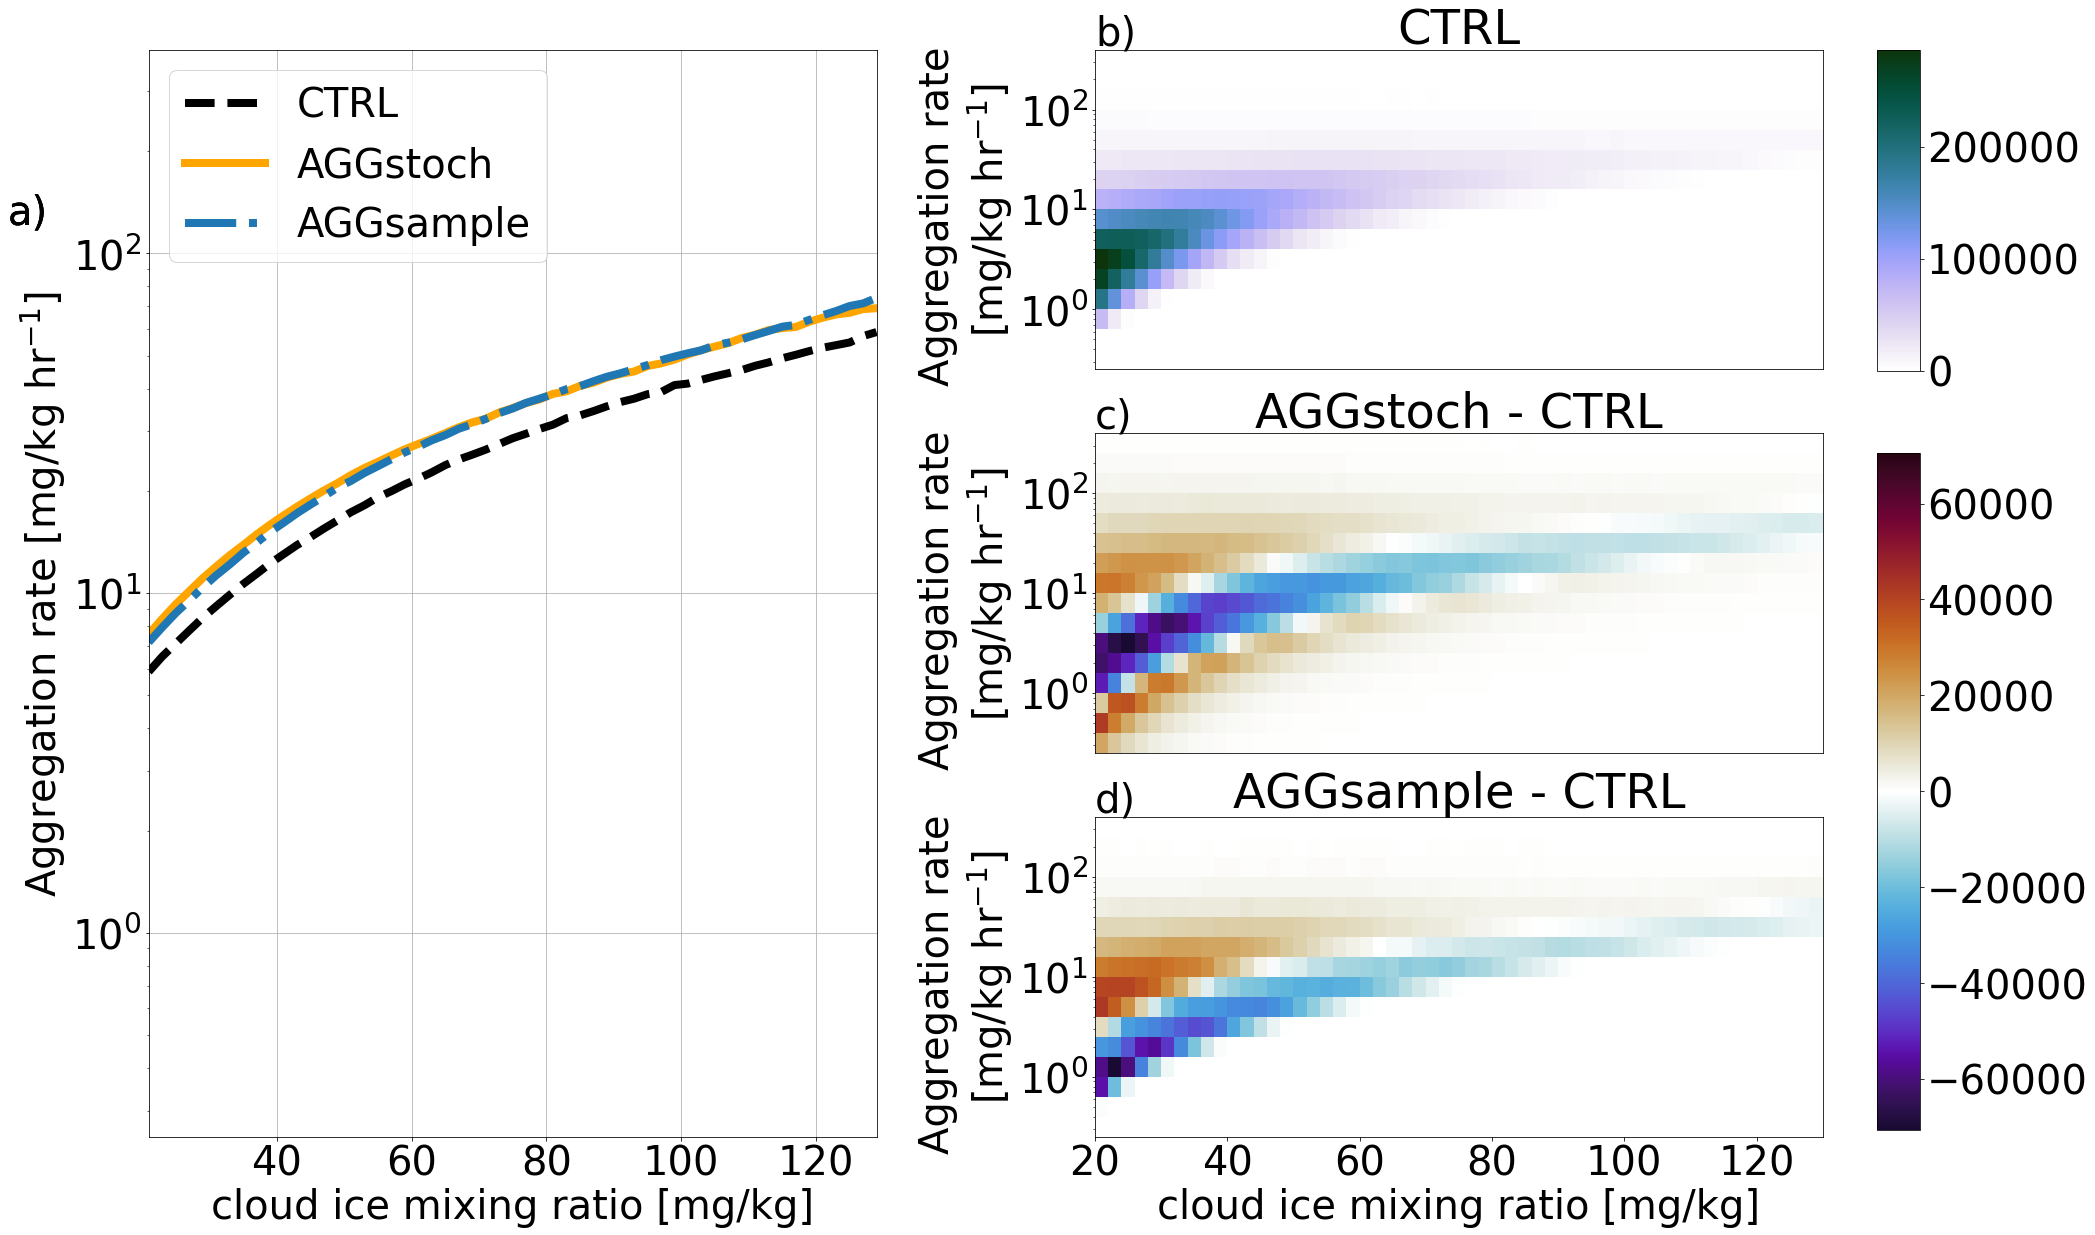

This chart was generated by the following Python code:
#!/usr/bin/env python3
# -*- coding: utf-8 -*-
"""
Created on Wed Sep  6 17:11:47 2023

@author: b380620
"""


import numpy as np
import matplotlib.pyplot as plt
import cartopy.crs as ccrs
from netCDF4 import Dataset
import matplotlib.colors as colors
import xarray as xr
from xhistogram.xarray import histogram
import matplotlib
from matplotlib.gridspec import GridSpec
import cmasher as cmr

matplotlib.rcParams.update({'font.size': 40}) 

ipath = '/work/bb1093/b380620/icon-A_out/'
EXPS = ['icon_aes_ctrl','icon_aes_agg_stoch','icon_aes_agg_stoch_sample']
names = ['CTRL','AGGstoch','AGGsample']
colors = ['black','orange','C0']
markers = ['--','-','-.']

cmap = cmr.horizon_r


plt.figure(figsize=(30,20))

bin_step = 2.
cli_bins_edges   = np.arange(20,130+bin_step,bin_step)
cli_bins_centers = cli_bins_edges[0:-1]+bin_step/2

nedg = len(cli_bins_edges)

st = 10
end = 50

fig = plt.figure(figsize=(30, 20))
gs = GridSpec(nrows=3, ncols=2)

ax0 = fig.add_subplot(gs[:, 0])
edges_cli = cli_bins_edges#np.arange(20,135,5)
edges_agg = 10**(np.arange(-0.6,2.8,0.2))

letters = ['b)','c)','d)']


for iexp, iname in zip(EXPS,names):
    ik = EXPS.index(iexp)
    ifile = ipath+iexp+'/'+iexp+'_1990.nc'
    
    print(ifile)
    
    data = xr.open_dataset(ifile)
    agg = data.aggdiag
    cli = data.cli*1e6
    data.close()

        
    bias = abs(agg*1e6*3600)
    
    bias_bins = []
    bias_max = []
    bias_min = []
    std = []
    
    #h = histogram(bias,bins=cli_bins_edges)

    for ibin in range(nedg-1):
        bias_bins.append(bias.where((cli>cli_bins_edges[ibin])&(cli<cli_bins_edges[ibin+1])).mean().values)
        print(cli_bins_centers[ibin])
        #std.append(bias.where((cli>cli_bins_edges[ibin])&(cli<cli_bins_edges[ibin+1])).std().values)
        #bias_min.append(bias_bins[ibin]-std[ibin])
        #bias_max.append(bias_bins[ibin]+std[ibin])
        #bias_max.append(bias.where((cli>cli_bins_edges[ibin])&(cli<cli_bins_edges[ibin+1])).max())
        #bias_min.append(bias.where((cli>cli_bins_edges[ibin])&(cli<cli_bins_edges[ibin+1])).min())
        


        #print(cli_bins_centers[ibin],len(bias[mask]))
    
    
    

    ax0.plot(cli_bins_centers,bias_bins,markers[ik],linewidth=8.,label=names[ik],color=colors[ik])
    ax0.text(0,122,'a)')
    
    
    ax = fig.add_subplot(gs[ik,1])
    
    if ik == 0:
        hist, xedges, yedges = np.histogram2d(cli.values.ravel(),bias.values.ravel(),bins = (edges_cli,edges_agg))
        ref = hist
        p1 = ax.pcolormesh(xedges,yedges,hist.T,cmap=cmap)
        ax.set_title(iname)
    else:
        hist, xedges, yedges = np.histogram2d(cli.values.ravel(),bias.values.ravel(),bins = (edges_cli,edges_agg))
        diff = hist - ref
        p2 = ax.pcolormesh(xedges,yedges,diff.T,cmap=cmr.fusion_r,vmin=diff.min(),vmax = -diff.min())
        ax.set_title(iname+' - '+names[0])
    
    
    ax.text(xedges[0],yedges[-1]+50,letters[ik])   
    ax.set_xlim(xedges[0],xedges[-1])
    ax.set_ylim(edges_agg[0],edges_agg[-1])
    ax.set_yscale('log')
    
    
    if ik != len(EXPS)-1:
        ax.tick_params(axis='x',which='both',bottom=False, top=False, labelbottom=False)
       
    else:
        ax.set_xlabel('cloud ice mixing ratio [mg/kg]')
        
        
        
    ax.set_ylabel('Aggregation rate \n[mg/kg hr$^{-1}$]')
    #plt.fill_between(cli_bins_centers, bias_min,bias_max,alpha=0.45,color=colors[ik])
    #plt.plot(cli_bins_centers,h,linewidth=3.,label=names[ik])

    ax0.set_ylabel('Aggregation rate [mg/kg hr$^{-1}$]')
    ax0.set_xlabel('cloud ice mixing ratio [mg/kg]')
    ax0.legend(loc='upper left')
    ax0.grid(True)
    
  
    ax0.set_xlim(cli_bins_centers[0],cli_bins_centers[-1])
    ax0.set_yscale('log')
    ax0.set_ylim(edges_agg[0],edges_agg[-1])

fig.subplots_adjust(wspace=0.3) 

cax = fig.add_axes([0.925,0.657,0.02,0.223])
fig.colorbar(p1,cax=cax)

cax = fig.add_axes([0.925,0.13,0.02,0.47])
fig.colorbar(p2,cax=cax)
#plt.savefig('bias_rate_comp.png')
#plt.close()
